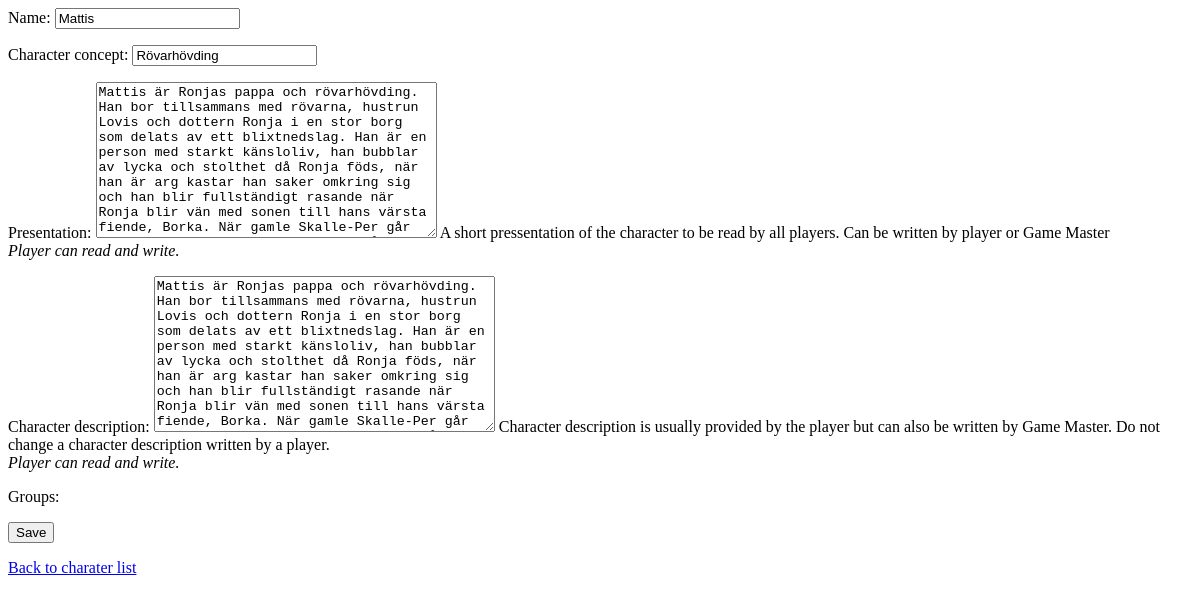
Page /personal/your_characters/2/ (signed in) on the earlier database version.
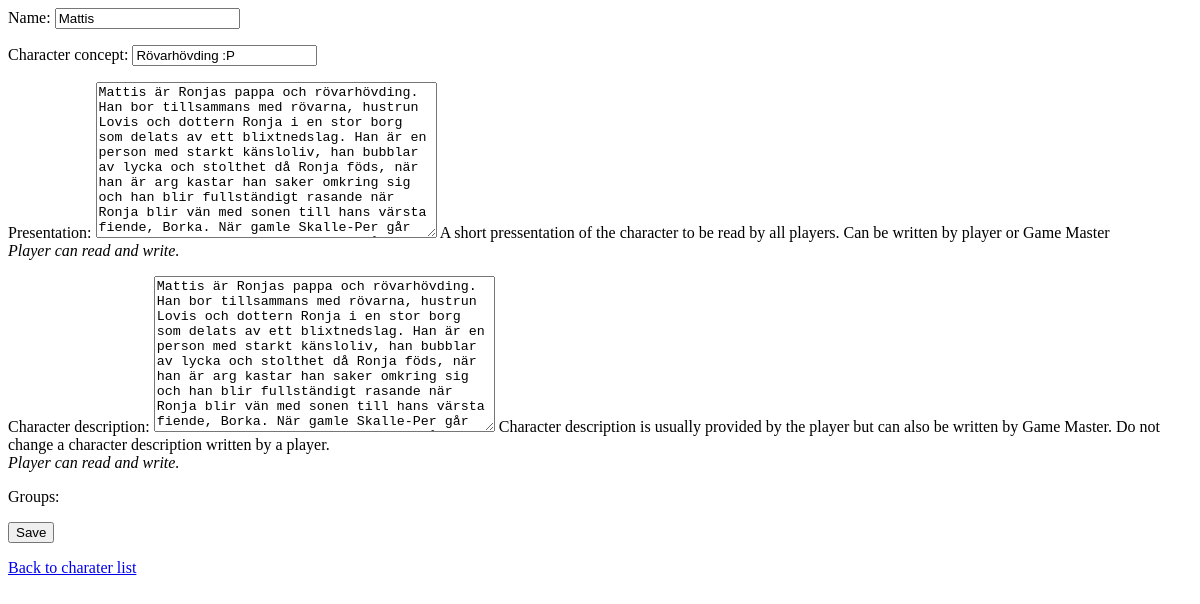
Same page on the later database version.
### plots/models.py (models this page shows, shortened)
class BasicModel(models.Model):
    class Meta:
        abstract = True
    name = models.CharField(max_length=50)

class Character(BasicModel):
    user = models.ForeignKey(auth.models.User, null=True, blank=True, default=None )
    groups = models.ManyToManyField(
                'Group', null=True, blank=True, through='Membership')
    character_concept = models.CharField(max_length=50, blank=True)
    presentation = models.TextField(blank=True, default='', max_length=500)
    presentation.help_text = (
        'A short pressentation of the character to be read by all players. Can be written by player or Game Master <br><i>Player can read and write.</i>')
    character_description = models.TextField(blank=True, default='', max_length=5000)
    character_description.help_text = (
        'Character description is usually provided by the player but can also be written by Game Master. Do not change a character description written by a player. <br><i>Player can read and write.</i>')
    comments_to_player = models.TextField(blank=True, default='')
    comments_to_player.help_text = '<i>Player can read but not write.</i>'
    seceret_comments = models.TextField(blank=True, default='')
    seceret_comments.help_text = '<i>Player can nether read nor write.</i>'
    plot_is_finished = models.BooleanField(default=False)
    plot_is_finished.verbose_name = "character's plot is finiched"
    plot_is_finished.short_description = "plot is finiched"
    def groups_string(self):
        return ', '.join([group.name for group in self.groups.all()])
    groups_string.string = True
    groups_string.verbose_name = 'Groups'
    groups_string.short_description = 'Groups'

### plots/your_characters/views.py (the view)
# urls.py: url(r'^(?P<id>[0-9]+)/$', views.character, name='character')
def character(request, id):
    character = get_object_or_404(Character, pk=id)
    if character.user != request.user:
        raise PermissionDenied
    if request.method == 'POST':
        character_form = YourCharacterForm(request.POST, instance=character)
        if character_form.is_valid():
            character_form.save()
    else:
        character_form = YourCharacterForm(instance=character)
    return render(request, 'plots/your_character_edit.html',
           {'character_form': character_form}
    )

### plots/your_characters/views.py (shortened to what this page needs)
    class YourCharacterFormClass(YourCharacterFormBasic):
        groups = forms.MultipleChoiceField(
                    required = False,
                    widget  = forms.CheckboxSelectMultiple ,
                    choices = [ (group, group.name)
                                for group
                                in Group.objects.filter(is_open=True)   ]
                    )
        def __init__(self, *args, **kw):
            YourCharacterFormBasic.__init__(self, *args, **kw)
            if kw.has_key('instance'):
                self.fields['groups'].initial = self.instance.groups.filter(is_open=True)

### plots/templates/plots/your_character_edit.html (shortened to what this page needs)
<form method="post" >
    {{ character_form.as_p }}
    <input type="submit" value="Save" />
</form>
<a href="{% url 'your_characters:index' %}">
Back to charater list
</a>

Differences in the rows shown:
changed Character "Mattis": character_concept "Rövarhövding" → "Rövarhövding :P"
